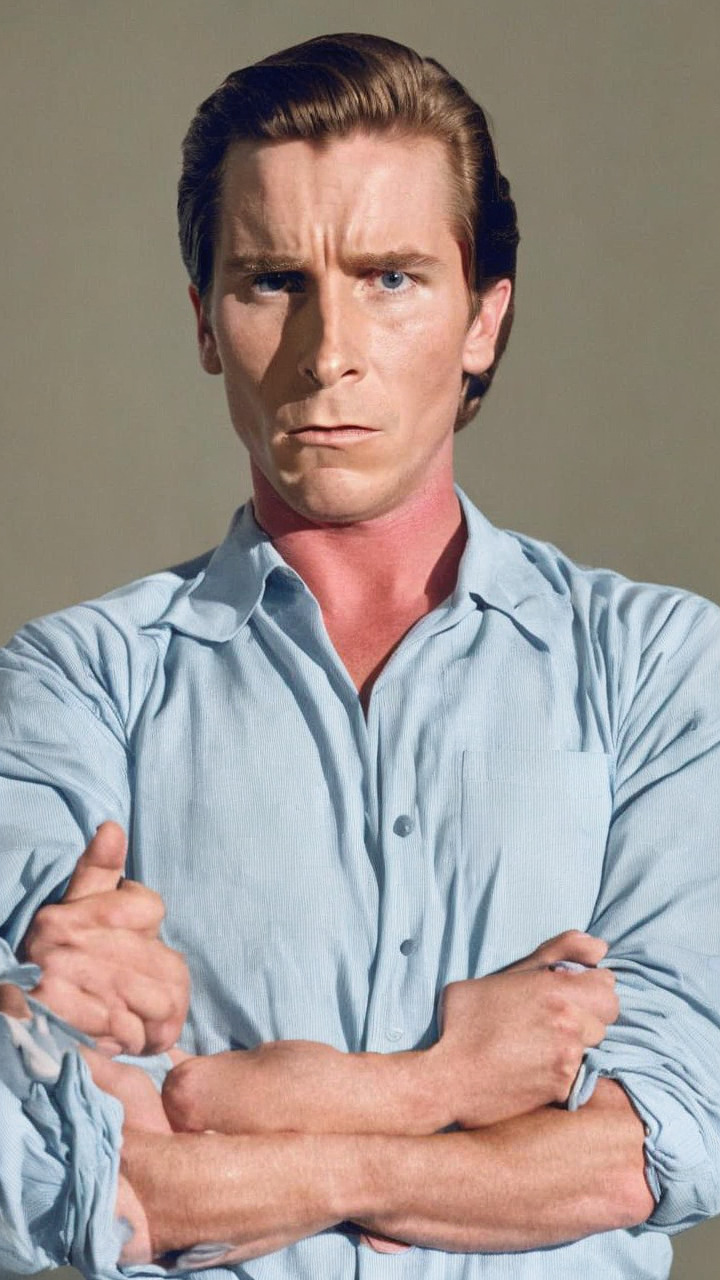
#> input picture code/morphing/face_square/source_image-0.jpg, 720 x 1280 px
$ python pillow.py
#> lines starting #> are read from the running program, lines starting #| are printed output that depends on the picture; after the words box and inside, x2 and y2 are one past the last pixel; in counts of white or black regions, pixels touching at a corner belong together

from PIL import Image
import cv2
import numpy
from PIL import Image
import os


def find_face(img, highlight):
  # /usr/local/lib/python3.8/dist-packages/cv2/data/
  face_cascade = cv2.CascadeClassifier(cv2.data.haarcascades + 'haarcascade_frontalface_alt2.xml')
  faces = face_cascade.detectMultiScale(img, scaleFactor=1.1, minNeighbors=5)

  if highlight:
    for (x, y, w, h) in faces:
      cv2.rectangle(img, (x, y), (x+w, y+h), (0, 255, 0), 3)
      cv2.putText(img, 'Face detected', (x+10, y+60), cv2.FONT_HERSHEY_SIMPLEX, 2, (0, 255, 0), 3)

  print("Detected faces", faces)

  biggest_detection = []
  detection_size = 0
  for face in faces:
    size = face[2] * face[3]
    if size > detection_size:
      detection_size = size
      biggest_detection = face

  print("Biggest area", biggest_detection)

  return biggest_detection


# Open the images
# img1 = Image.open("source_image-0.jpg").convert("RGBA")
# img2 = Image.open("destination_image-0.jpg").convert("RGBA")
src = cv2.imread("source_image-0.jpg")
#> src is the input picture: shape (1280, 720, 3); mean B, G, R 145, 149.6, 160.3
dest = cv2.imread("destination_image-0.jpg")
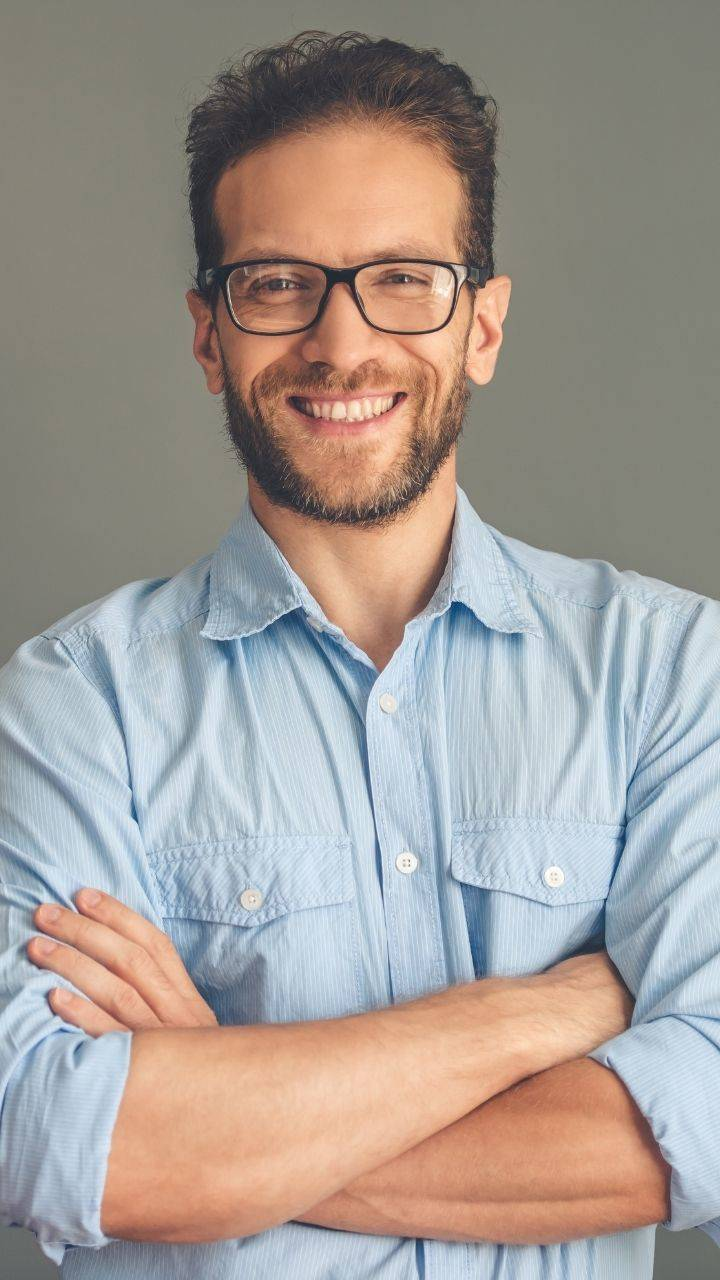
#> input picture code/morphing/face_square/destination_image-0.jpg, 720 x 1280 px
#> dest is the input picture: shape (1280, 720, 3); mean B, G, R 149.8, 155.4, 163.5

x,y,h,w = find_face(src, False)
#> in find_face, `faces = face_cascade.detectMultiScale(img, scaleFactor=1.1, minNeighbo..`: faces = [[152, 138, 358, 358]]
#| Detected faces [[152 138 358 358]]
#> the loop in find_face, `for face in faces:` made 1 pass
#> (size, detection_size, biggest_detection) on pass 1: (128164, 128164, [152, 138, 358, 358])
#> after the loop in find_face, `for face in faces:`: detection_size = 128164
#| Biggest area [152 138 358 358]
#> x = 152; y = 138; h = 358; w = 358
# print(face)
mask = numpy.zeros(src.shape[:2], dtype=numpy.uint8)
cv2.rectangle(mask, (x, y), (x+w, y+h), 255,-1)
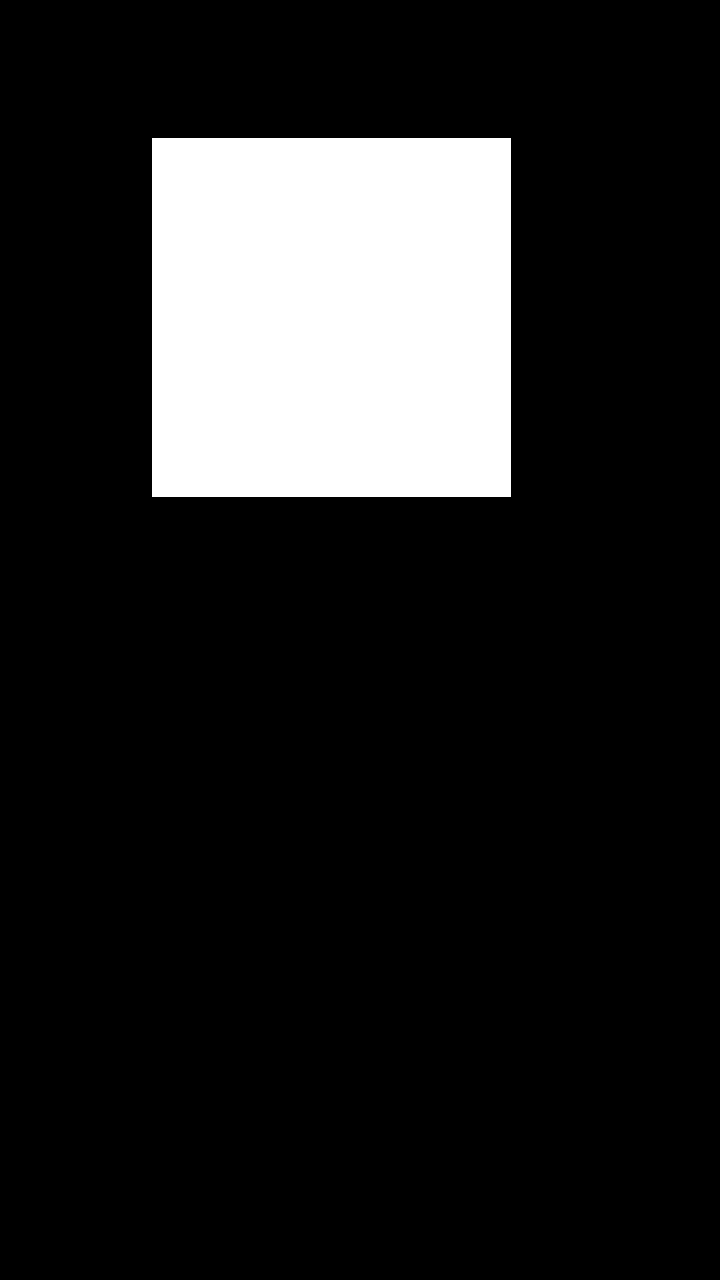
#> mask: shape (1280, 720); 14% white; 1 white region, box (x1, y1, x2, y2) and area: (152, 138, 511, 497) 128881

morphed = cv2.addWeighted(src, 0.5, dest, 0.5, 0)
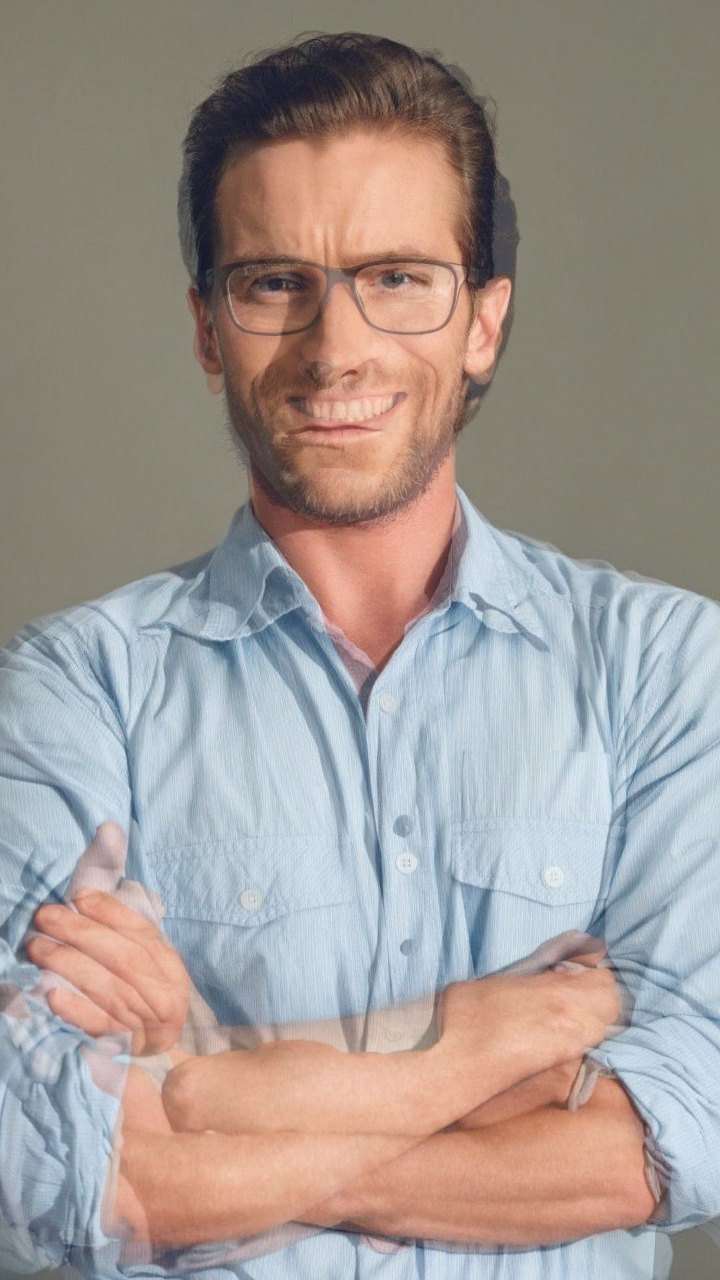
#> morphed: shape (1280, 720, 3); mean B, G, R 147.4, 152.5, 161.9
# masked = cv2.bitwise_and(morphed, morphed, mask=mask)
# result = cv2.add(dest, masked)

# region de interes
roi = morphed[y:y+h, x:x+w]
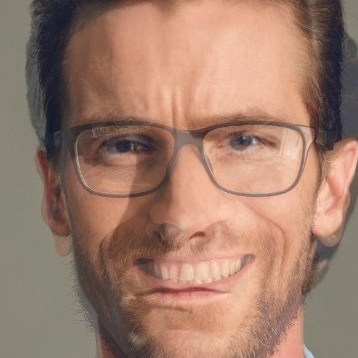
#> roi: shape (358, 358, 3); mean B, G, R 107.3, 124.5, 159.7
dest[y:y+h, x:x+w] = roi
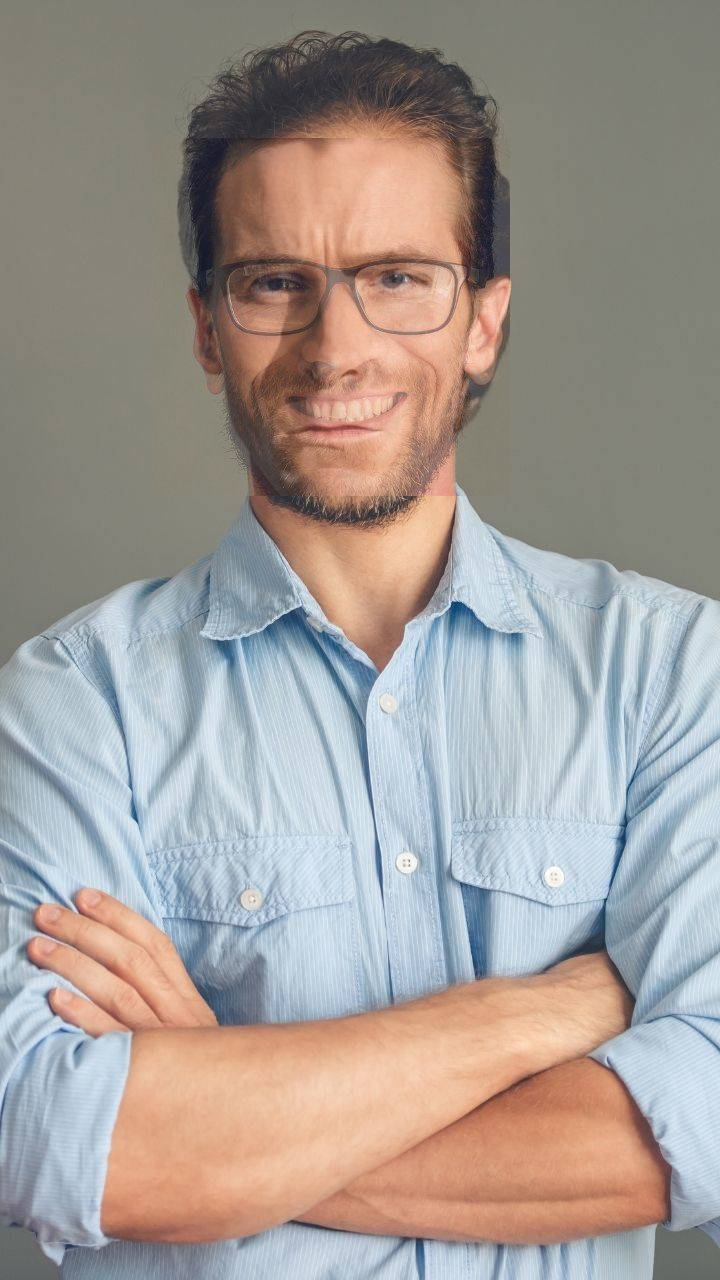
#> dest: shape (1280, 720, 3); 13.91% of pixels changed, all inside (x1, y1, x2, y2) = (152, 138, 510, 496)

cv2.imwrite("result.jpg", dest)

# [11 lines of commented-out code are left out]
